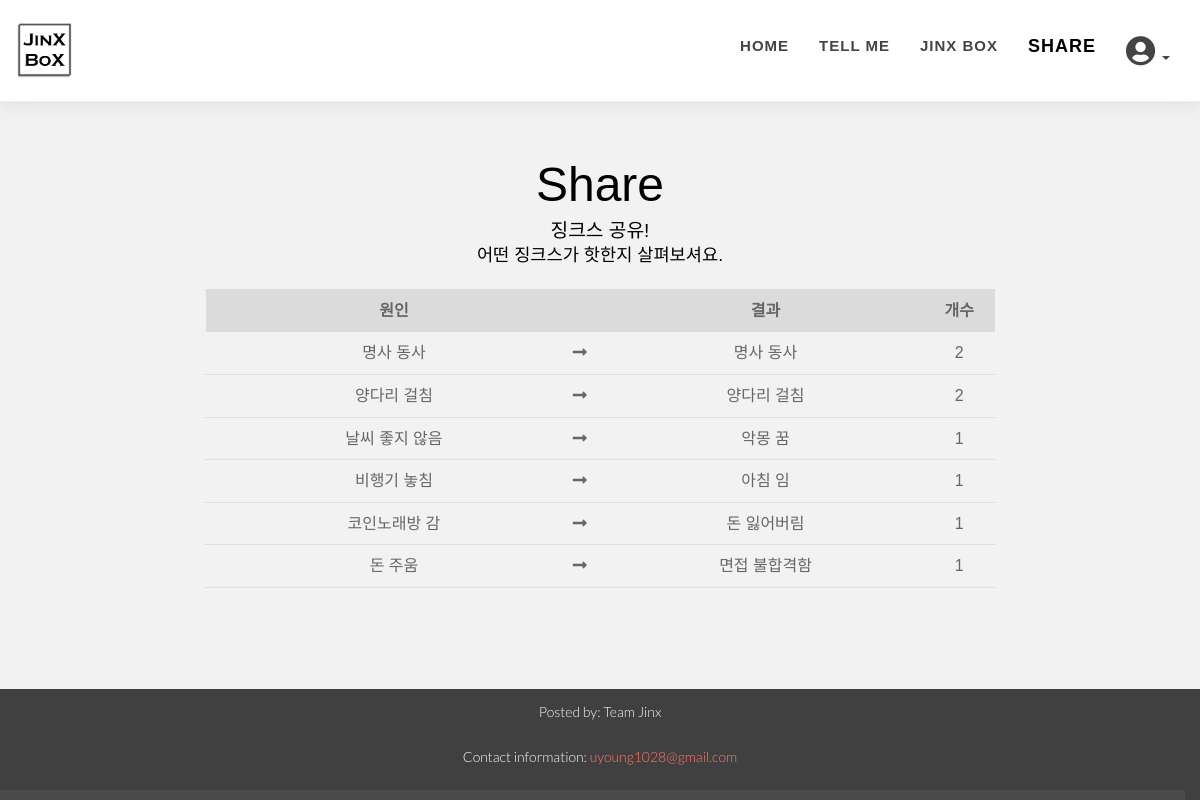
Before: /jinxjinx/sentence/ with the older database file.
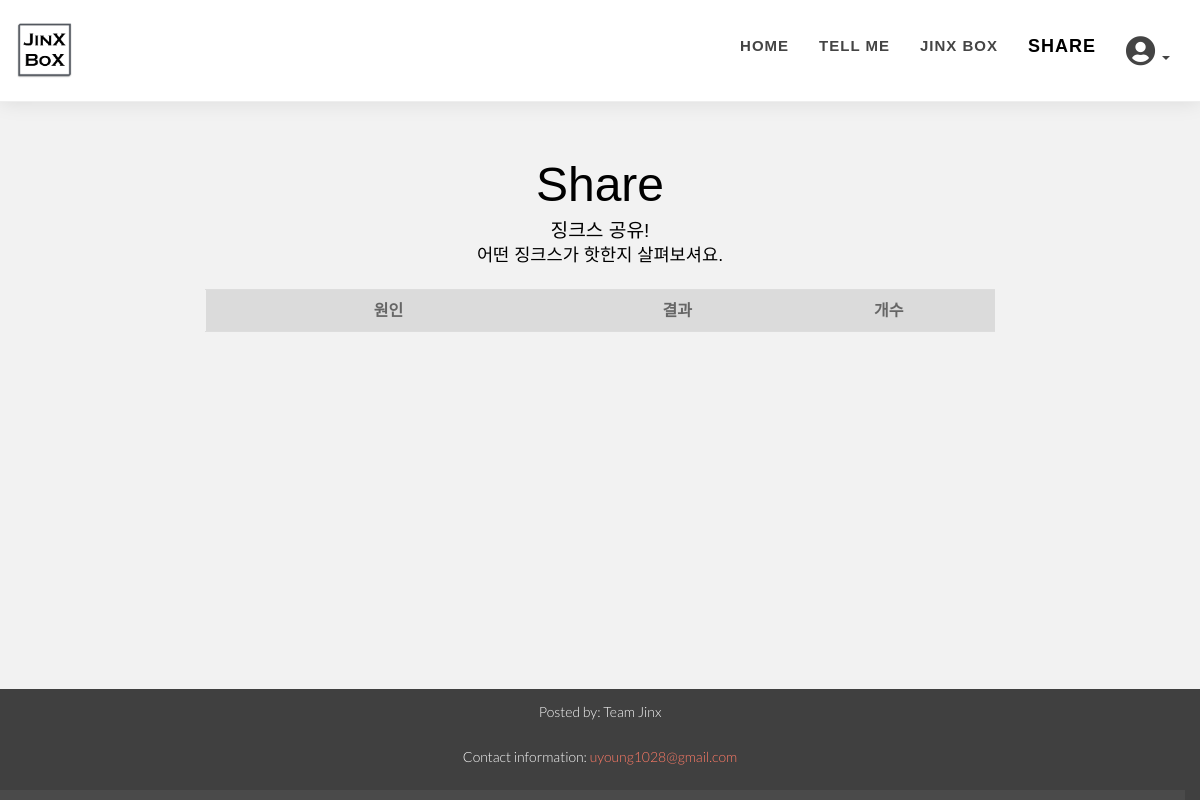
After: the same page with the newer database file.
### jinxjinx/models.py (models this page shows, shortened)
class Sentence(models.Model):
    user = models.ManyToManyField(User,through='UserSentence')
    cause_noun = models.CharField(max_length=50, default='')
    cause_verb = models.CharField(max_length=50, default='')
    effect_noun = models.CharField(max_length=50, default='')
    effect_verb = models.CharField(max_length=50, default='')
    count = models.IntegerField(default=0)

### jinxjinx/views.py (the view)
# urls.py: path('sentence/', views.SentenceList.as_view(), name='sentence_list'),
class SentenceList(ListView):
    model = Sentence
    ordering = ['-count']

### jinxjinx/templates/jinxjinx/sentence_list.html (shortened to what this page needs)
{% extends 'base.html' %}
{%block body%}
    <section id="share" class="home-section"style="padding-top: 70px; padding-bottom: 200px;">
		<div class="row">
			<div class="col-lg-8 col-lg-offset-2">
                <div class="section-heading text-center">
                    <div style="color:black; font-family: 'Noto Sans JP', sans-serif; font-size:300%;">Share</div>
                    <div style="color:black; font-family: 'Noto Sans KR', sans-serif; font-size:120%;">징크스 공유!</div>
                    <div style="color:black; font-family: 'Noto Sans KR', sans-serif; font-size:110%;">어떤 징크스가 핫한지 살펴보셔요.</div>
                    <table align="center">
                        <thead>
                            <tr style="background-color: #dbdbdb;">
                                <th class="no-right-border" ></th>
                                <th class="no-right-border" >원인</th>
                                <th class="no-right-border" ></th>
                                <th class="no-right-border" >결과</th>
                                <th class="no-right-border" >개수</th>
                            </tr>
                        </thead>
                        {%for sentence in sentence_list%}
                        <tbody>
                            <tr>
                                <td class="no-right-border" style="width: 10px">
                                </td>
                                <td class="no-right-border" style="width: 180px">
                                    <div>{{sentence.cause_noun}} {{sentence.cause_verb}} </div>
                                </td>
                                <td class="no-right-border" style="width: 10px;">
                                    <div><i class="fas fa-long-arrow-alt-right"></i></div>
                                </td>
                                <td class="no-right-border" style="width: 180px;">
                                    <div>{{sentence.effect_noun}} {{sentence.effect_verb}}</div>
                                </td>
                                <td class="no-right-border" style="width: 40px;">
                                    <div>{{sentence.user.all.count}}</div>
                                </td>
                            </tr>
                        </tbody>
                        {%endfor%}
                    </table>
                </div>
            </div>
        </div>
{%endblock%}

### templates/base.html (shortened to what this page needs)
<!DOCTYPE html> {%load staticfiles%}
<html lang="en">
<head>
    <link href="{% static 'css/bootstrap.min.css' %}" rel="stylesheet" type="text/css">
    <link href="{% static 'font-awesome/css/font-awesome.min.css' %}" rel="stylesheet" type="text/css" />
    <link href="{% static 'css/nivo-lightbox.css' %}" rel="stylesheet" />
    <link href="{% static 'css/nivo-lightbox-theme/default/default.css' %}" rel="stylesheet" type="text/css" />
    <link href="{% static 'css/owl.carousel.css' %}" rel="stylesheet" media="screen" />
    <link href="{% static 'css/owl.theme.css' %}" rel="stylesheet" media="screen" />
    <link href="{% static 'css/flexslider.css' %}" rel="stylesheet" />
    <link href="{% static 'css/animate.css' %}" rel="stylesheet" />
    <link href="{% static 'css/style.css' %}" rel="stylesheet">
    <link href="{% static 'css/custom.css' %}" rel="stylesheet">
    <link href="{% static 'color/default.css' %}" rel="stylesheet">
    <link rel="stylesheet" href="https://use.fontawesome.com/releases/v5.5.0/css/all.css">
</head>
<body style="background-color:#F2F2F2;" onload="navAddClass()">
    <div id="navigation">
        <nav class="navbar navbar-custom" role="navigation">
            <div class="container">
                <div class="row">
                    <div class="col-md-2 mob-logo">
                        <div class="row">
                            <div class="site-logo">
                                <a href="{% url 'home' %}"><img style="height:30%;width:30%" src="{%static 'img/logo_jinx2.png'%}" alt="" /></a>
                            </div>
                        </div>
                    </div>
                    <div class="col-md-10 mob-menu">
                        <div class="row">
                            <div class="collapse navbar-collapse" id="menu">
                                <ul class="nav navbar-nav navbar-right">
                                    <li id="home_li"><a href="{% url 'home' %}" style="font-family: 'Noto Sans KR', sans-serif;">Home</a></li>
                                    <li id="tellme_li"><a href="{% url 'jinxjinx:category' %}" style="font-family: 'Noto Sans KR', sans-serif;">Tell Me</a></li>
                                    <li id="jinxbox_li"><a href="{% url 'jinxjinx:jinxbox_list' %}" style="font-family: 'Noto Sans KR', sans-serif;">Jinx Box</a></li>
                                    <li id="share_li"><a href="{% url 'jinxjinx:sentence_list' %}" style="font-family: 'Noto Sans KR', sans-serif;">Share</a></li>
                                    <li class="dropdown nav-toggle">
                                        <a href="#" class="dropdown-toggle" data-toggle="dropdown">
                                            <i class="fas fa-user-circle fa-2x"></i>
                                            <b class="caret"></b>
                                        </a>
                                    </li>
                                </ul>
                            </div>
                        </div>
                    </div>
                </div>
            </div>
        </nav>
    </div>
        {%block body%}{% endblock %}
    <footer class="footer">
      <p>Posted by: Team Jinx</p>
      <p>Contact information: <a href="mailto:uyoung1028@gmail.com">
      uyoung1028@gmail.com</a></p>
    </footer>
</body>
</html>

### static/css/style.css (style rules this page uses)
body { width: 100%; height: 100%; font-family: 'Lato',sans-serif; font-weight: 300; color: #666; background-color: #fff; font-size: 16px; line-height: 1.6em; }
html { width: 100%; height: 100%; }
p { margin: 0 0 20px; }
a { color: #666; -webkit-transition: all .2s ease-in-out; -moz-transition: all .2s ease-in-out; transition: all .2s ease-in-out; }
#navigation { background: #fff; z-index: 9999; width:100%; box-sizing:border-box; border-bottom: 1px solid #eee; box-shadow:0px 0px 20px rgba(0, 0, 0, 0.1); }
.navbar { margin-bottom: 0; }
.nav.navbar-nav { background-color: rgba(255,255,255,.6); }
.navbar-custom ul.nav li a { font-size: 15px; letter-spacing: 1px; color: #444; text-transform: uppercase; font-weight: 700; }
.navbar-custom .nav li a { -webkit-transition: background .3s ease-in-out; -moz-transition: background .3s ease-in-out; transition: background .3s ease-in-out; }
.navbar-custom .nav li a:hover, .navbar-custom .nav li a:focus, .navbar-custom .nav li.active { outline: 0; background-color: rgba(255,255,255,.2); }
.home-section { padding-top: 150px; padding-bottom: 110px; display:block; position:relative; z-index:120; }
footer { background-color: #404040; }
footer { text-align: center; padding: 10px 0 ; }
footer p { color: #f8f8f8; font-size: 14px; }
@media (min-width:767px) { .navbar { padding: 20px 0; border-bottom: 0; letter-spacing: 1px; background: 0 0; -webkit-transition: background .5s ease-in-out,padding .5s ease-in-out; -moz-transition: background .5s ease-in-out,padding .5s ease-in-out; transition: background .5s ease-in-out,padding .5s ease-in-out; } }

### static/css/custom.css (style rules this page uses)
.footer { position: fixed; left: 0; bottom: 0; width: 100%; z-index: 1000; }
.navbar-custom ul.nav li.active a { font-size: 18px; color: black; }

### static/color/default.css (style rules this page uses)
a,.tp-caption a.btn:hover { color: #FE7A66; }

### jinxjinx/templates/jinxjinx/sentence_list.html (style rules this page uses)
table { font-family: 'Noto Sans JP', 'Noto Sans KR', sans-serif; border-collapse: collapse; width: 100%; text-align: center; vertical-align: middle; }
td, th { border: 1px solid #dddddd; text-align: center; padding: 8px; vertical-align: middle; }
.no-right-border { border-right-color: transparent; border-left-color: transparent; }

Changed rows visible on the page:
removed Sentence: cause_noun "명사", cause_verb "동사", effect_noun "명사", effect_verb "동사", user.all.count "2"
removed Sentence: cause_noun "양다리", cause_verb "걸침", effect_noun "양다리", effect_verb "걸침", user.all.count "2"
removed Sentence: cause_noun "날씨", cause_verb "좋지 않음", effect_noun "악몽", effect_verb "꿈", user.all.count "1"
removed Sentence: cause_noun "비행기", cause_verb "놓침", effect_noun "아침", effect_verb "임", user.all.count "1"
removed Sentence: cause_noun "코인노래방", cause_verb "감", effect_noun "돈", effect_verb "잃어버림", user.all.count "1"
removed Sentence: cause_noun "돈", cause_verb "주움", effect_noun "면접", effect_verb "불합격함", user.all.count "1"
